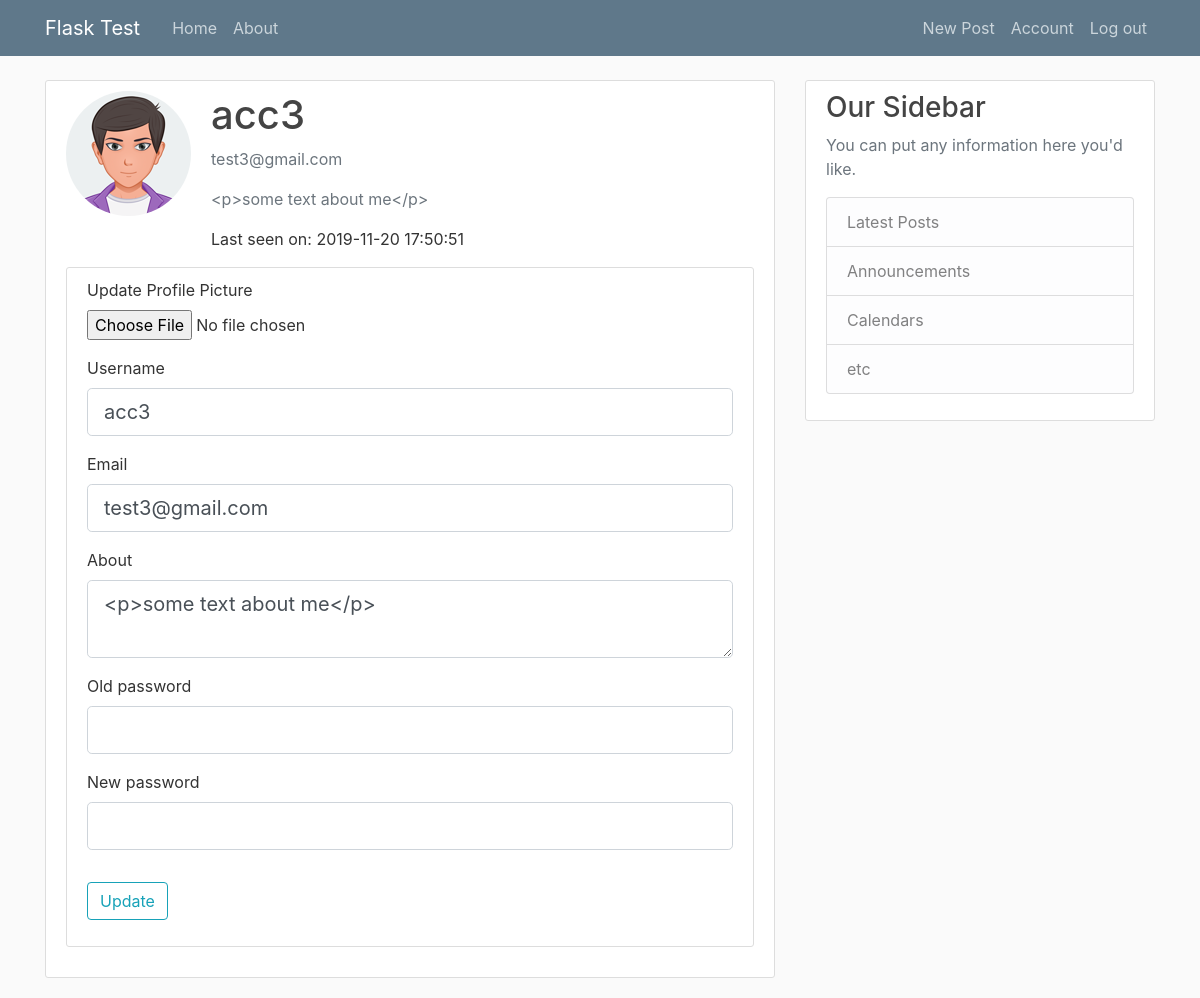
Screenshot of /account (signed in) with the database file from the repository.
### flaskblog/models.py (models this page shows, shortened)
class User(db.Model, UserMixin):
    id = db.Column(db.Integer, primary_key=True)
    username = db.Column(db.String(20), unique=True, nullable=False)
    email = db.Column(db.String(120), unique=True, nullable=False)
    image_file = db.Column(db.String(100), nullable=False, default='default.jpg')
    about = db.Column(db.UnicodeText)
    password = db.Column(db.String(60), nullable=False)
    posts = db.relationship('Post', backref='author', lazy=True)
    last_seen = db.Column(db.DateTime(), default=datetime.utcnow)
    admin = db.Column(db.Boolean())
    followed = db.relationship(
        'User', secondary=followers,
        primaryjoin=(followers.c.follower_id == id),
        secondaryjoin=(followers.c.followed_id == id),
        backref=db.backref('followers', lazy='dynamic'), lazy='dynamic')

### flaskblog/routes.py (the view)
@app.route("/account", methods=['GET', 'POST'])
@login_required
def account():
    form = UpdateAccountForm()
    if request.method == "POST" and form.validate():
        user = User.query.filter_by(email=form.email.data).first()
        usernn = current_user.username
        if user and bcrypt.check_password_hash(current_user.password, form.passwordcheck.data):
            hashed_password = bcrypt.generate_password_hash(form.new_password.data).decode('utf-8')
            current_user.password = hashed_password
            current_user.username = form.username.data
            current_user.email = form.email.data
            current_user.about = form.about.data
            if form.picture.data:
                picture_file = save_picture(form.picture.data)
                current_user.image_file = picture_file
                flash('Your account has been updated!', 'success')
            else:
                rename_dir(usernn)
            db.session.commit()
            return redirect(url_for('account'))
        else:
            flash('Your account has not been updated, please enter '
                  'your old password correctly', 'danger')
    elif request.method == 'GET':
        form.username.data = current_user.username
        form.email.data = current_user.email
        form.about.data = current_user.about
    image_file = url_for('static', filename='profile_pics/' +current_user.username +'/'+ current_user.image_file)
    return render_template('account.html', title = 'Account', image_file = image_file, form = form)

### flaskblog/forms.py (shortened to what this page needs)
class UpdateAccountForm(FlaskForm):
    username=StringField('Username', validators=[DataRequired(),Length(min=2,max=20)])
    email=StringField('Email', validators=[DataRequired(),Email()])
    picture = FileField('Update Profile Picture', validators=[FileAllowed(['jpg','png'])])
    submit= SubmitField('Update')
    about = CKEditorField('About', validators=[DataRequired(),Length(max=500)])
    new_password = PasswordField('New password',validators = [DataRequired()])
    passwordcheck = PasswordField('Old password',validators = [DataRequired()])

### flaskblog/models.py (called while the page is built)
@login_manager.user_loader
def load_user(user_id):
    return User.query.get(int(user_id))

### flaskblog/routes.py (called while the page is built)
@app.before_request
def update_last_seen():
    if current_user.is_authenticated:
        current_user.last_seen = datetime.utcnow()
        db.session.add(current_user)
        db.session.commit()

### flaskblog/templates/account.html (shortened to what this page needs)
{% extends "layout.html" %}
{% block content %}
    <div class="content-section">
        <div class="media">
            <img class="rounded-circle account-img" src="{{image_file}}">
            <form class = "media-body">
                <h2 class="account-heading">{{ current_user.username }} </h2>
                <p class="text-secondary">{{ current_user.email }}</p>
                <p class="text-secondary">{{ current_user.about }} </p>
                <p>Last seen on: {{ current_user.last_seen.strftime("%Y-%m-%d %H:%M:%S") }}</p>
            </form>
        </div>
        <div class="content-section">
            <form method="POST" action="" enctype="multipart/form-data">
                <fieldset class="form-group">
                    <div class="form-group">
                        {{ form.picture.label() }}
                        {{ form.picture(class="form-control-file") }}
                    </div>
                    <div class="form-group">
                        {{ form.username.label(class="form-control-label") }}
                        {% if form.username.errors %}
                            {{ form.username(class="form-control form-control-lg is-invalid") }}
                            <div class="invalid-feedback">
                                {% for error in form.username.errors %}
                                    <span>{{ error }}</span>
                                {% endfor %}
                            </div>
                        {% else %}
                            {{ form.username(class="form-control form-control-lg") }}
                        {% endif %}
                    </div>
                    <div class="form-group">
                        {{ form.email.label(class="form-control-label") }}
                        {% if form.email.errors %}
                            {{ form.email(class="form-control form-control-lg is-invalid") }}
                            <div class="invalid-feedback">
                                {% for error in form.email.errors %}
                                    <span>{{ error }}</span>
                                {% endfor %}
                            </div>
                        {% else %}
                            {{ form.email(class="form-control form-control-lg") }}
                        {% endif %}
                    </div>
                    <div class="form-group">
                        {{ form.about.label(class="form-control-label") }}
                        {% if form.about.errors %}
                            {{ form.about(class="form-control form-control-lg is-invalid") }}
                            <div class="invalid-feedback">
                                {% for error in form.about.errors %}
                                    <span>{{ error }}</span>
                                {% endfor %}
                            </div>
                        {% else %}
                            {{ form.about(class="form-control form-control-lg") }}
                        {% endif %}
                    </div>
                    <div class="form-group">
                    {{ form.passwordcheck.label(class="form-control-label") }}
                    {% if form.passwordcheck.errors %}
                        {{ form.passwordcheck(class="form-control form-control-lg is-invalid") }}
                        <div class="invalid-feedback">
                            {% for error in form.passwordcheck.errors %}
                                <span>{{ error }}</span>
                            {% endfor %}
                        </div>
                    {% else %}
                        {{ form.passwordcheck(class="form-control form-control-lg") }}
                    {% endif %}
                </div>
                <div class="form-group">
                    {{ form.new_password.label(class="form-control-label") }}
                    {% if form.new_password.errors %}
                        {{ form.new_password(class="form-control form-control-lg is-invalid") }}
                        <div class="invalid-feedback">
                            {% for error in form.new_password.errors %}
                                <span>{{ error }}</span>
                            {% endfor %}
                        </div>
                    {% else %}
                        {{ form.new_password(class="form-control form-control-lg") }}
                    {% endif %}
                </div>
                </fieldset>
                <div class="form-group">
                    {{ form.submit(class="btn btn-outline-info") }}
                </div>
            </form>
        </div>
    </div>
{% endblock content %}

### flaskblog/static/main.css (style rules this page uses)
body { background: #fafafa; color: #333333; margin-top: 5rem; }
h1, h2, h3, h4, h5, h6 { color: #444444; }
.content-section { background: #ffffff; padding: 10px 20px; border: 1px solid #dddddd; border-radius: 3px; margin-bottom: 20px; }
.account-img { height: 125px; width: 125px; margin-right: 20px; margin-bottom: 16px; }
.account-heading { font-size: 2.5rem; }

### rows the page displays
User: username "acc3", email "test3@gmail.com", about "<p>some text about me</p>", last_seen "2019-11-20 17:50:51"
